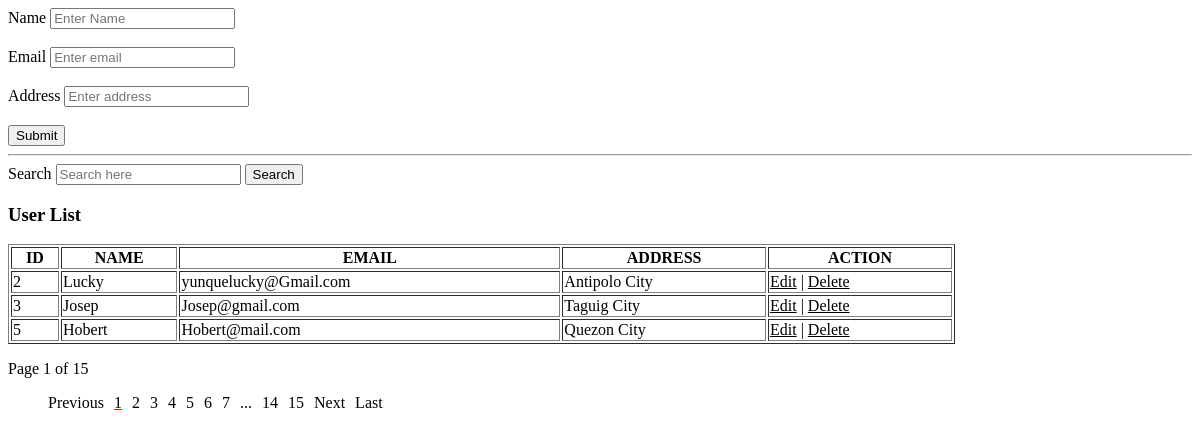
The page / on the database its author committed.
### tables this page shows
CREATE TABLE `php_crud` (
  `id` int(11) NOT NULL,
  `name` varchar(50) NOT NULL,
  `email` varchar(50) NOT NULL,
  `address` varchar(50) NOT NULL
);

### pageread.php (called while the page is built, shortened)
<?php
$db = mysqli_connect("localhost", "root", "", "data");
if (isset($_GET['page_no']) && $_GET['page_no']!="" ){
    $page_no = $_GET['page_no'];
}else{
    $page_no = 1;
}
$total_records_per_page = 3;
$offset = ($page_no-1) * $total_records_per_page;
$next_page = $page_no + 1;
$sql = "SELECT COUNT(*) As total_records FROM `php_crud`";
$result_c = mysqli_query($db,$sql);
$total_records = mysqli_fetch_array($result_c);
$total_records = $total_records['total_records'];
$total_no_of_pages = ceil($total_records / $total_records_per_page);
$second_last = $total_no_of_pages - 1;
?>

### index.php (the view, shortened to what this page needs)
<?php
 require 'pageread.php';
$db = mysqli_connect("localhost", "root", "", "data");
if(isset($_POST['submit'])){
    $name = $_POST['name'];
    $email = $_POST['email'];
    $address = $_POST['address'];
    $sql = "INSERT INTO php_crud VALUES(null, '$name', '$email', '$address')";
    if(mysqli_query($db,$sql)){
        echo '<script>alert("User Registered Successfully");</script>';
        header('location: index.php');
    }else{
        echo mysqli_error($db);
    }
}else if(isset($_POST['search'])){
        $searchKey = $_POST['search'];
        $sql = "SELECT * FROM php_crud WHERE name like '%$searchKey%' OR address like '%$searchKey%' ";
        $result = mysqli_query($db,$sql);
}else{
    $sql = "SELECT * FROM php_crud LIMIT $offset, $total_records_per_page";
    $result = mysqli_query($db,$sql);
}
?>
<!DOCTYPE html>
<html lang="en">
<head>
</head>
<body>
    <form autocomplete="off" method="post">
        <label for="">Name</label>
        <input type="text" name="name" placeholder="Enter Name">
        <br><br>
        <label for="">Email</label>
        <input type="text" name="email" placeholder="Enter email">
        <br><br>
        <label for="">Address</label>
        <input type="text" name="address" placeholder="Enter address">
        <br><br>
       <button>Submit</button>
    </form>
    <hr>
    <form action="" method="post">
        <label for="">Search</label>
        <input type="text" placeholder="Search here" name="search" value="">
        <button>Search</button>
    </form>
    <h3>User List</h3>
    <table style="width: 80%;" border="1">
        <tr>
            <th>ID</th>
            <th>NAME</th>
            <th>EMAIL</th>
            <th>ADDRESS</th>
            <th>ACTION</th>
        </tr>
        <?php
            while($row = mysqli_fetch_array($result)):
        ?>
                <tr>
                    <td><?php echo $row['id'] ?></td>
                    <td><?php echo $row['name'] ?></td>
                    <td><?php echo $row['email'] ?></td>
                    <td><?php echo $row['address'] ?></td>
                    <td>
                        <a href="edit.php?id=<?php echo $id; ?>">Edit</a> |
                        <a href="delete.php?id=<?php echo $id; ?>" onclick="return confirm('Are You Sure?')">Delete</a>
                    </td>
                </tr>
                <?php
                  endwhile;
                ?>
        </table>
        <p>Page <?php echo $page_no." of ".$total_no_of_pages; require 'pagination.php' ?></p>
    </body>
</html>

### pagination.php (shortened to what this page needs)
<ul>
       <li <?php if($page_no <= 1){ echo "disable";} ?>>
           <a <?php if($page_no > 1){echo "href='?page_no=$prev_page'";} ?>>Previous</a>
       </li>
           <?php
         if ($total_no_of_pages <= 10){
           for ($counter = 1; $counter <= $total_no_of_pages; $counter++){
           if ($counter == $page_no) {
           echo "<li class='active'><a>$counter</a></li>";
                   }else{
               echo "<li><a href='?page_no=$counter'>$counter</a></li>";
                       }
               }
       }else if($total_no_of_pages > 10){
           if($page_no <= 4) {
               for ($counter = 1; $counter < 8; $counter++){
                  if ($counter == $page_no) {
                     echo "<li class='active'><a>$counter</a></li>";
                      }else{
                         echo "<li><a href='?page_no=$counter'>$counter</a></li>";
                              }
              }
              echo "<li><a>...</a></li>";
              echo "<li><a href='?page_no=$second_last'>$second_last</a></li>";
              echo "<li><a href='?page_no=$total_no_of_pages'>$total_no_of_pages</a></li>";
              }else if($page_no > 4 && $page_no < $total_no_of_pages - 4) {
               echo "<li><a href='?page_no=1'>1</a></li>";
               echo "<li><a href='?page_no=2'>2</a></li>";
               echo "<li><a>...</a></li>";
               for (
                    $counter = $page_no - $adjacents;
                    $counter <= $page_no + $adjacents;
                    $counter++
                    ) {
                    if ($counter == $page_no) {
                   echo "<li class='active'><a>$counter</a></li>";
                   }else{
                       echo "<li><a href='?page_no=$counter'>$counter</a></li>";
                         }
                      }
               echo "<li><a>...</a></li>";
               echo "<li><a href='?page_no=$second_last'>$second_last</a></li>";
               echo "<li><a href='?page_no=$total_no_of_pages'>$total_no_of_pages</a></li>";
                   }
           }
           ?>
       <li <?php if($page_no >= $total_no_of_pages){echo "href='disable'";} ?> >
           <a <?php if($page_no < $total_no_of_pages){ echo "href='?page_no=$next_page'";} ?>>Next</a>
       </li>
       <?php if($page_no < $total_no_of_pages){
           echo "<li><a href='?page_no=$total_no_of_pages'>Last</a></li>";
       } ?>
   </ul>

### pagination.php (style rules this page uses)
a { color: black; }
ul { list-style-type: none; padding-right: 2px; }
li { float: left; padding-right: 10px; }
li a { display: block; text-decoration: none; }
.active { color: red; text-decoration: underline; }

### rows shown on the page
php_crud: id "2", name "Lucky", email "yunquelucky@Gmail.com", address "Antipolo City"
php_crud: id "3", name "Josep", email "Josep@gmail.com", address "Taguig City"
php_crud: id "5", name "Hobert", email "Hobert@mail.com", address "Quezon City"

### other values the page prints
$page_no "1"
$total_no_of_pages "15"
$second_last "14"
